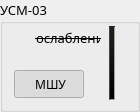
    <widget class="QGroupBox" name="groupBoxYSM03">
     <property name="geometry">
      <rect>
       <x>790</x>
       <y>90</y>
       <width>140</width>
       <height>112</height>
      </rect>
     </property>
     <property name="font">
      <font>
       <family>Noto Sans</family>
       <pointsize>10</pointsize>
      </font>
     </property>
     <property name="accessibleDescription">
      <string>G</string>
     </property>
     <property name="styleSheet">
      <string notr="true"/>
     </property>
     <property name="title">
      <string>УСМ-03</string>
     </property>
     <widget class="QPushButton" name="pushButtonZahvat_2">
      <property name="geometry">
       <rect>
        <x>15</x>
        <y>190</y>
        <width>100</width>
        <height>30</height>
       </rect>
      </property>
      <property name="font">
       <font>
        <family>Ubuntu</family>
        <pointsize>10</pointsize>
        <stylestrategy>PreferAntialias</stylestrategy>
       </font>
      </property>
      <property name="cursor">
       <cursorShape>PointingHandCursor</cursorShape>
      </property>
      <property name="focusPolicy">
       <enum>Qt::NoFocus</enum>
      </property>
      <property name="toolTip">
       <string/>
      </property>
      <property name="accessibleDescription">
       <string>S</string>
      </property>
      <property name="styleSheet">
       <string notr="true">QPushButton
{
	background-repeat: no-repeat;
	background-position: right; 
	background-image: url(:/b_ind2/resgui/b_ind2/buttonIndGray023.png);
	padding-right: 4px;
}

/*
background-repeat: no-repeat;


background-position: 100% 50%; 
background-position: 30% 30%;
background-position: 20% 50%; 
background-position: 20% 30%; 

background-position: 50px 100px; 
*/


</string>
      </property>
      <property name="text">
       <string>Захват</string>
      </property>
      <property name="iconSize">
       <size>
        <width>16</width>
        <height>17</height>
       </size>
      </property>
      <property name="checkable">
       <bool>true</bool>
      </property>
      <property name="checked">
       <bool>false</bool>
      </property>
      <property name="autoExclusive">
       <bool>false</bool>
      </property>
     </widget>
     <widget class="QPushButton" name="pushButtonMSY">
      <property name="geometry">
       <rect>
        <x>14</x>
        <y>70</y>
        <width>70</width>
        <height>28</height>
       </rect>
      </property>
      <property name="font">
       <font>
        <family>Ubuntu</family>
        <pointsize>9</pointsize>
       </font>
      </property>
      <property name="cursor">
       <cursorShape>PointingHandCursor</cursorShape>
      </property>
      <property name="focusPolicy">
       <enum>Qt::NoFocus</enum>
      </property>
      <property name="toolTip">
       <string/>
      </property>
      <property name="accessibleDescription">
       <string>S</string>
      </property>
      <property name="styleSheet">
       <string notr="true"/>
      </property>
      <property name="text">
       <string> МШУ</string>
      </property>
      <property name="icon">
       <iconset resource="resgui.qrc">
        <normaloff>:/chb2/resgui/checkBtn2/checkBox16SmallUnChecked.png</normaloff>
        <normalon>:/chb2/resgui/checkBtn2/checkBox16SmallChecked.png</normalon>
        <disabledoff>:/chb2/resgui/checkBtn2/checkBox16SmallUnCheckedDis.png</disabledoff>
        <disabledon>:/chb2/resgui/checkBtn2/checkBox16SmallCheckedDis.png</disabledon>:/chb2/resgui/checkBtn2/checkBox16SmallUnChecked.png</iconset>
      </property>
      <property name="iconSize">
       <size>
        <width>16</width>
        <height>17</height>
       </size>
      </property>
      <property name="checkable">
       <bool>true</bool>
      </property>
      <property name="checked">
       <bool>true</bool>
      </property>
      <property name="autoExclusive">
       <bool>false</bool>
      </property>
     </widget>
     <widget class="QLabel" name="labelGrigBirightness_4">
      <property name="geometry">
       <rect>
        <x>35</x>
        <y>30</y>
        <width>66</width>
        <height>16</height>
       </rect>
      </property>
      <property name="sizePolicy">
       <sizepolicy hsizetype="Fixed" vsizetype="Fixed">
        <horstretch>0</horstretch>
        <verstretch>0</verstretch>
       </sizepolicy>
      </property>
      <property name="font">
       <font>
        <family>Ubuntu Condensed</family>
        <pointsize>10</pointsize>
        <stylestrategy>PreferAntialias</stylestrategy>
       </font>
      </property>
      <property name="styleSheet">
       <string notr="true">QLabel::{	
	background-image: none;
}
</string>
      </property>
      <property name="frameShape">
       <enum>QFrame::HLine</enum>
      </property>
      <property name="midLineWidth">
       <number>0</number>
      </property>
      <property name="text">
       <string>ослабление</string>
      </property>
      <property name="alignment">
       <set>Qt::AlignLeading|Qt::AlignLeft|Qt::AlignVCenter</set>
      </property>
      <property name="indent">
       <number>0</number>
      </property>
     </widget>
     <widget class="QSlider" name="sliderUSM3">
      <property name="enabled">
       <bool>true</bool>
      </property>
      <property name="geometry">
       <rect>
        <x>100</x>
        <y>22</y>
        <width>24</width>
        <height>83</height>
       </rect>
      </property>
      <property name="sizePolicy">
       <sizepolicy hsizetype="Fixed" vsizetype="Fixed">
        <horstretch>0</horstretch>
        <verstretch>0</verstretch>
       </sizepolicy>
      </property>
      <property name="cursor">
       <cursorShape>PointingHandCursor</cursorShape>
      </property>
      <property name="mouseTracking">
       <bool>false</bool>
      </property>
      <property name="focusPolicy">
       <enum>Qt::StrongFocus</enum>
      </property>
      <property name="styleSheet">
       <string notr="true">QSlider::groove:vertical {
	border-bottom: 1px solid #AAA099;
	border-top: 1px solid #222222;
	border-right: 1px solid #AAA099;
	border-left: 1px solid #444444; 
    height: 72px; 
	
    width:4px;
    background: qlineargradient(x1:0, y1:0, x2:0, y2:1, stop:0 #222018, stop:1 #000000);
/*    margin: 2px 0;
margin: 0px -2px;
padding: -1px 0px;
margin: -12px 0px;	
*/
 }

QSlider::groove:disabled{
background-color: rgba(36, 41, 34,  255);
}

 QSlider::handle:vertical {	
	background-image: url(:/slider/resgui/slider/sliderHandle022.png);
    height: 15px;
width: 28px;
margin: -1px -9px;
/*   


margin: 0px -9px;
 */	

 }

 QSlider::groove:hover {
	border-bottom: 1px solid #CCBB99;
	border-top: 1px solid #444444;
	border-right: 1px solid #CCBB99;
	border-left: 1px solid #555555; 

/*    background: qlineargradient(x1:0, y1:0, x2:0, y2:1, stop:0 #323028, stop:1 #121008);	
*/
 }

QSlider::handle:vertical:disabled {	
	background-image: url(:/slider/resgui/slider/sliderHandle022disable03.png);
 }
</string>
      </property>
      <property name="minimum">
       <number>0</number>
      </property>
      <property name="maximum">
       <number>31</number>
      </property>
      <property name="singleStep">
       <number>1</number>
      </property>
      <property name="pageStep">
       <number>3</number>
      </property>
      <property name="value">
       <number>31</number>
      </property>
      <property name="sliderPosition">
       <number>31</number>
      </property>
      <property name="tracking">
       <bool>true</bool>
      </property>
      <property name="orientation">
       <enum>Qt::Vertical</enum>
      </property>
      <property name="invertedAppearance">
       <bool>true</bool>
      </property>
      <property name="tickPosition">
       <enum>QSlider::TicksBothSides</enum>
      </property>
      <property name="tickInterval">
       <number>1</number>
      </property>
     </widget>
    </widget>
